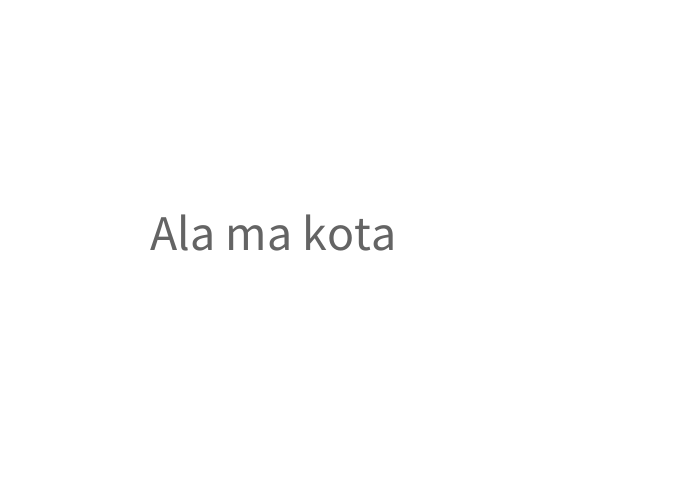
Frame 1 (no input)
Frame 60 (the mouse pressed at the canvas centre just before this capture): identical to frame 1, image omitted
Frame 120 (the mouse held since frame 60 and released just before this capture): identical to frame 1, image omitted

The Processing sketch that drew this single still picture (run headless with seeded random() and noise(); from frame 60 on, the mouse is pressed at the canvas centre):

// Processing sketch: tablice01tekstow
// ── tablice01tekstow.pde
//talica danych
String[] dane = { 
"Ala ma kota", 
"A kot to idiota", 
"dlatego Ala", 
"nie ma już kota", 
"za to od dziś...", 
"Ala ma psa!" 
};

int ktory = 0;

void setup(){
  size(700, 500); 
  textSize(50);
}

void draw(){
  background(255);
  fill(100);
  text(dane[ktory], 150, 250);
}

void keyReleased() {
  if(ktory < dane.length-1) ktory++; else ktory = 0;
}
